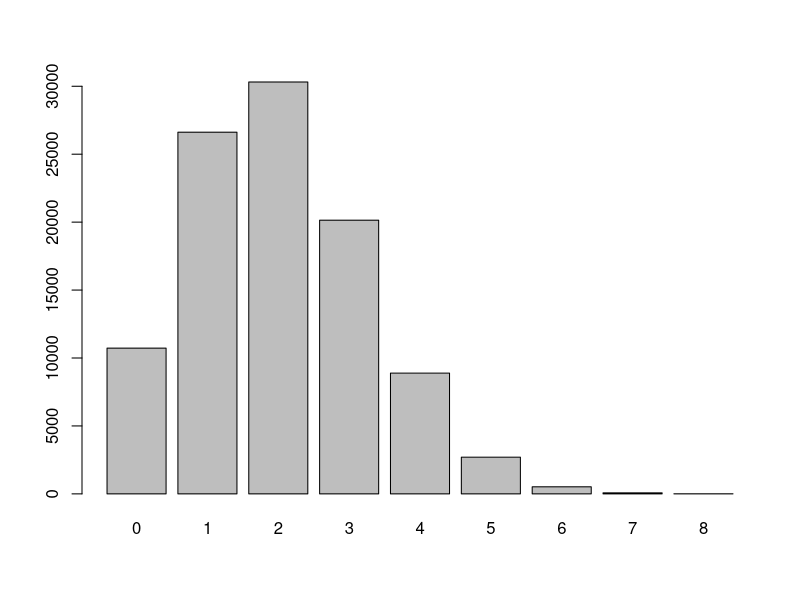

The R script that drew this image:
## ---- chunk 1
barplot(table(rbinom(100000,10,0.2)))
